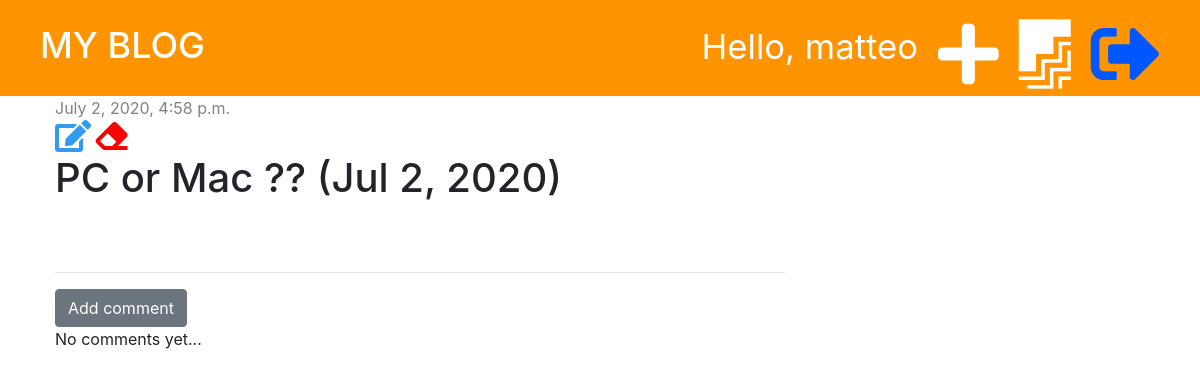
The app's page /post/2/ (signed in), older data.
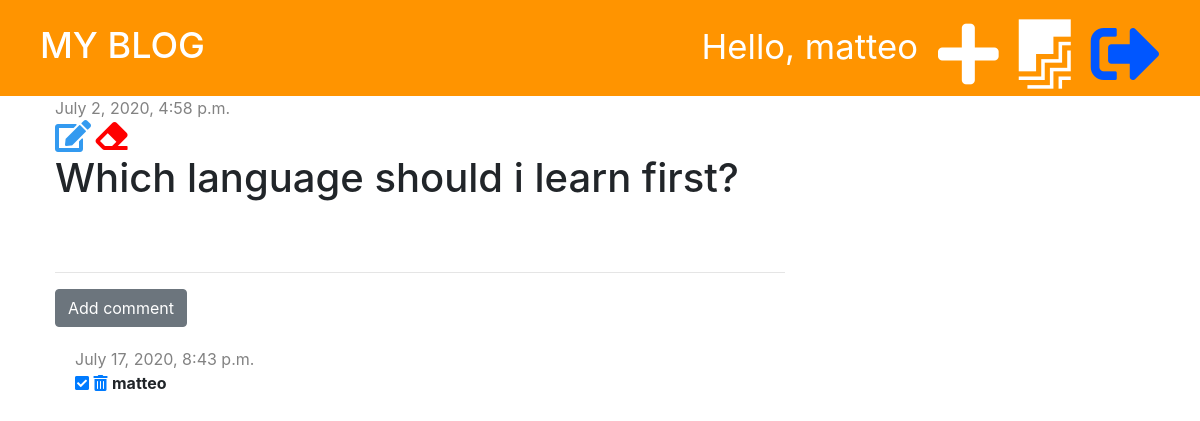
The same page, newer data.
### blog/models.py (models this page shows, shortened)
class Post(models.Model):
    author = models.ForeignKey('auth.User', on_delete= models.CASCADE)
    title =  models.CharField(max_length = 200)
    text = models. TextField(  )
    created_date = models.DateTimeField(default= timezone.now)
    published_date = models.DateTimeField(blank = True, null=True)

class Comment(models.Model):
    post = models.ForeignKey('blog.Post', on_delete=models.CASCADE, related_name='comments')
    author = models.CharField(max_length=200)
    text = models.TextField()
    created_date = models.DateTimeField(default= timezone.now)
    approved= models.BooleanField(default=False)

### blog/views.py (the view)
# urls.py: path('post/<int:pk>/', views.post_detail, name='post_detail'),
def post_detail(request, pk):
    post = get_object_or_404(Post, pk=pk)
    stuff_for_frontend = {'post': post}
    return render(request, 'blog/post_detail.html', stuff_for_frontend)

### blog/templatetags/markdownify.py (called while the page is built)
@register.filter
def markdown(value):
    renderer = HighlightRenderer()
    markdown = mistune.Markdown(renderer=renderer)
    return markdown(value)

### blog/templates/blog/post_detail.html (shortened to what this page needs)
{% extends 'blog/base.html' %}
{% load markdownify %}
{% block content %}
    <div class="post">
        {% if post.published_date %}
        <div class="date">
            {{post.published_date}}
        </div>
        {% else %}
            <a href="{% url 'post_publish' pk=post.pk %}" class="btn btn-primary">Publish</a>
        {% endif %}
        {% if user.is_authenticated %}
            <a href="{% url 'post_edit' pk=post.pk %}"><i class="fas fa-edit fa-2x" style="color: #339af0;"></i></a>
            <a href="{% url 'post_delete' pk=post.pk %}"><i class="fas fa-eraser fa-2x" style="color: red;"
                onclick="return confirm('Are you sure you want to delete this post?')"></i></a>
        {% endif %}
        <h1>{{post.title}}</h1>
    </div>
    <hr>
    <a href="{% url 'add_comment_to_post' pk=post.pk %}" class="btn btn-secondary" >Add comment</a>
    {% for comment in post.comments.all %}
        {% if user.is_authenticated or comment.approved %}
            <div class="comment">
                <div class="date">
                    {{comment.created_date}}
                </div>
                {% if not comment.approved and user.is_superuser %}
                    <a href="{% url 'comment_approve' pk=comment.pk %}"><i class="fas fa-check-square"></i></a>
                    <a href="{% url 'comment_remove' pk=comment.pk %}" ><i class="fas fa-trash-alt"></i></a>
                {% endif %}
                    <strong>{{comment.author}}</strong>
            </div>
        {% endif %}
        {% empty %}
            <p>No comments yet...</p>
    {% endfor %}
{% endblock %}

### blog/templates/blog/base.html (shortened to what this page needs)
{% load static %}
<!DOCTYPE html>
<html lang="en">
<head>
    <link rel="stylesheet" href="https://stackpath.bootstrapcdn.com/bootstrap/4.5.0/css/bootstrap.min.css">
    <link rel="stylesheet" href="{% static 'blog/styles.css' %}">
    <link rel="stylesheet" href="{% static 'blog/zenburn.css' %}">
    <link rel="stylesheet" href="https://use.fontawesome.com/releases/v5.13.1/css/all.css">
</head>
<body>
    <div class="page-header">
        {% if user.is_authenticated %}
            <a href="{% url 'logout' %}" class="top-menu"><i class="fas fa-sign-out-alt fa-2x"></i></a>
            <a href="{% url 'post_draft_list' %}" class="top-menu"><i class="fab fa-firstdraft fa-2x"></i></a>
            <a href="{% url 'post_new' %}" class="top-menu"><i class="fas fa-plus fa-2x""></i></a>
            <p class="top-menu">Hello, {{user.username}}</p>
        {% else %}
            <a href="{% url 'login' %}" class="top-menu"><i class="fas fa-sign-in-alt fa-2x"></i></a>
        {% endif %}
        <h1><a href="{% url 'post_list' %}">MY BLOG</a> </h1>
    </div>
    <div class="content container">
        <div class="row">
            <div class="col-md-8">
                {% block content %}
                {% endblock %}
            </div>
        </div>
    </div>
</body>
</html>

### blog/static/blog/styles.css (style rules this page uses)
.page-header { background-color: #ff9400; margin-top: 0; padding: 20px 20px 20px 40px; }
.page-header h1 a { color: #fff; font-size: 36px; text-decoration: none; }
.content { margin-left: 40px; }
.date { color: #828282; }
.post { margin-bottom: 70px; }
.top-menu { color: #ffffff; float: right; font-size: 26pt; margin-right: 20px; }
.fa-sign-out-alt { color: #0056ff; }
.comment { margin: 20px 0px 20px 20px }

Row changes from the older to the newer data that the page shows:
changed Post: title "PC or Mac ?? (Jul 2, 2020)" → "Which language should i learn first?"
added Comment: created_date "July 17, 2020, 8:43 p.m.", approved False (drawn), author "matteo"
Text that changed along with them:
text no longer shown: "No comments yet..."
